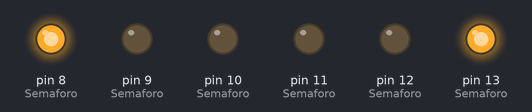
A sketch run on a simulated Arduino Uno, built with avr-gcc and run on an emulated ATmega328P. On the bench: output pins drawn as LEDs (lit = HIGH).

Above: at 0.1 s.
At 7.1 s:
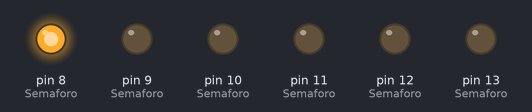
At 10.1 s:
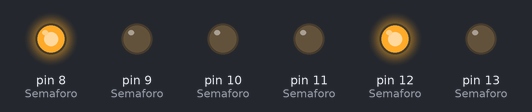
At 12.1 s:
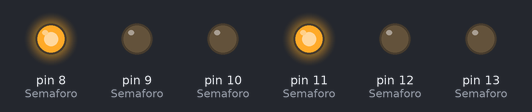
At 21.1 s:
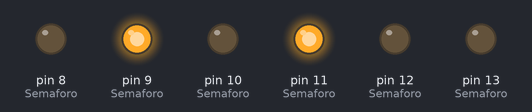
At 37.1 s:
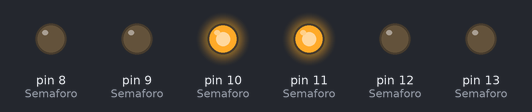
Timing chart, 0 to 38.6 s (numbered marks = the images above):
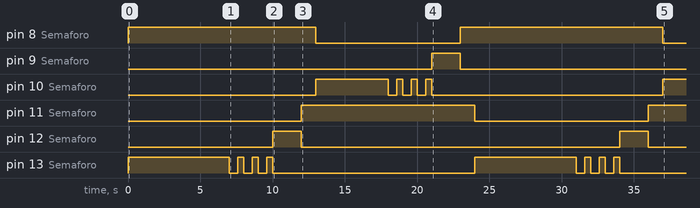

The sketch:

P3.1_Semaforos.ino
```cpp
int Tv[2]={7000,5000};
int Tp[2]={600,400};
int Ta=2000;
int Tr=1000;
byte Semaforo[2][3]={   //Pines del arduino
  {13,12,11},              //Verde, Amarillo, Rojo
  {10,9,8}               //Verde, Amarillo, Rojo
};
void setup() {
  for(byte s=0; s<2; s++){
    for(byte i=0; i<3; i++){
    pinMode(Semaforo[s][i],OUTPUT);
    }
  }
  digitalWrite(Semaforo[0][0],HIGH);
  digitalWrite(Semaforo[1][2],HIGH);
}
void loop() {
  for(byte s=0; s<2; s++){
    digitalWrite(Semaforo[s][0],HIGH);
    digitalWrite(Semaforo[s][2],LOW);
    delay(Tv[s]);
    for(byte i=0; i<3; i++){
      digitalWrite(Semaforo[s][0],LOW);
      delay(Tp[0]);
      digitalWrite(Semaforo[s][0],HIGH);
      delay(Tp[1]);
    }
    digitalWrite(Semaforo[s][0],LOW);
    digitalWrite(Semaforo[s][1],HIGH);
    delay(Ta);
    digitalWrite(Semaforo[s][1],LOW);
    digitalWrite(Semaforo[s][2],HIGH);
    delay(Tr);
  }
}
```

Measured:
- by itself, pin 8 (Semaforo): HIGH → LOW at 13.0 s, → HIGH 10.0 s later, → LOW 14.0 s later
- by itself, pin 9 (Semaforo): LOW → HIGH at 21.0 s, → LOW 2.0 s later
- by itself, pin 10 (Semaforo): goes HIGH 5.0 s, 3 × (LOW 0.60 s, HIGH 0.40 s), LOW 16.0 s, then HIGH
- by itself, pin 11 (Semaforo): LOW → HIGH at 12.0 s, → LOW 12.0 s later, → HIGH 12.0 s later
- by itself, pin 12 (Semaforo): alternates HIGH for 2.0 s and LOW for 22.0 s
- by itself, pin 13 (Semaforo): goes 3 × (LOW 0.60 s, HIGH 0.40 s), LOW 14.0 s, HIGH 7.0 s, 3 × (LOW 0.60 s, HIGH 0.40 s), then LOW
